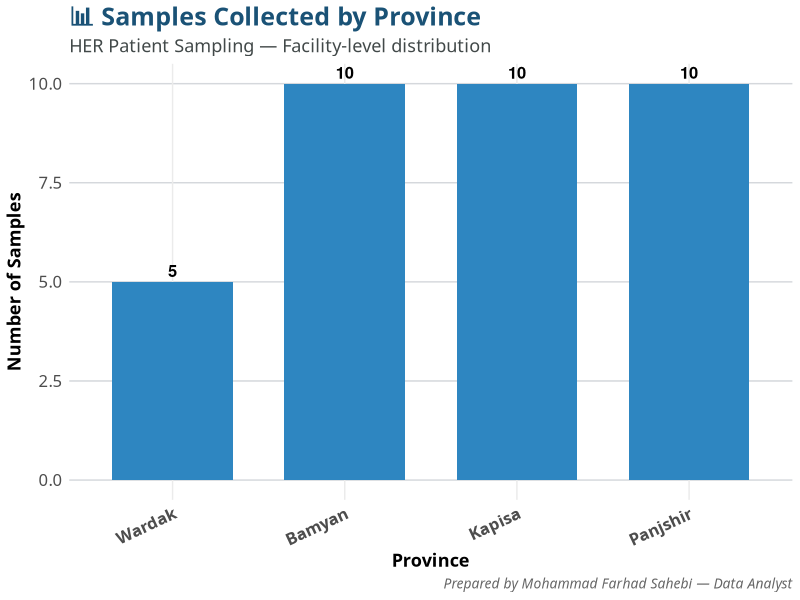

Source code (R):
## ---- chunk 1
knitr::opts_chunk$set(
  echo = TRUE,
  message = FALSE,
  warning = FALSE
)
library(readxl)
library(dplyr)
library(kableExtra)
library(ggplot2)
library(skimr)
## ---- chunk 2
setwd("C:/Users/Dell/Downloads/Patient Sample Script")

samples <- read_excel("HER pat sampling23_11_25.xlsx")

head(samples) %>%
  kable() %>%
  kable_styling(full_width = FALSE)
## ---- chunk 3
str(samples)
skimr::skim(samples)
## ---- chunk 4
samples %>%
  select(Province, `Health Facility Name`, Site_Visit_ID) %>%
  head(20) %>%
  kable() %>%
  kable_styling(full_width = FALSE)
## ---- chunk 5
prov_summary <- samples %>%
  group_by(Province) %>%
  summarise(n = n())

prov_summary %>%
  kable(col.names = c("Province", "Number of Samples")) %>%
  kable_styling(full_width = FALSE)
## ---- chunk 6
ggplot(prov_summary, aes(x = reorder(Province, n), y = n)) +
  geom_col(fill = "#2E86C1", width = 0.7) +
  geom_text(aes(label = n), vjust = -0.4, size = 4.2, fontface = "bold") +
  labs(
    title = "📊 Samples Collected by Province",
    subtitle = "HER Patient Sampling — Facility-level distribution",
    x = "Province",
    y = "Number of Samples",
    caption = "Prepared by Mohammad Farhad Sahebi — Data Analyst"
  ) +
  theme_minimal(base_family = "Calibri") +
  theme(
    plot.title = element_text(size = 18, face = "bold", color = "#1A5276"),
    plot.subtitle = element_text(size = 13, face = "plain", color = "#424949"),
    axis.text.x = element_text(size = 12, angle = 25, hjust = 1, face = "bold"),
    axis.text.y = element_text(size = 12),
    axis.title = element_text(size = 13, face = "bold"),
    panel.grid.major.y = element_line(color = "#D5D8DC"),
    panel.grid.minor = element_blank(),
    plot.caption = element_text(size = 10, color = "gray40", face = "italic")
  )

## ---- chunk 7
hf_summary <- samples %>%
  group_by(`Health Facility Name`) %>%
  summarise(n = n()) %>%
  arrange(desc(n))

hf_summary %>%
  head(20) %>%
  kable(col.names = c("Health Facility", "Number of Samples")) %>%
  kable_styling(full_width = FALSE)
## ---- chunk 8
one_site <- samples %>%
  filter(Site_Visit_ID == samples$Site_Visit_ID[1])

one_site %>%
  kable() %>%
  kable_styling(full_width = FALSE)
